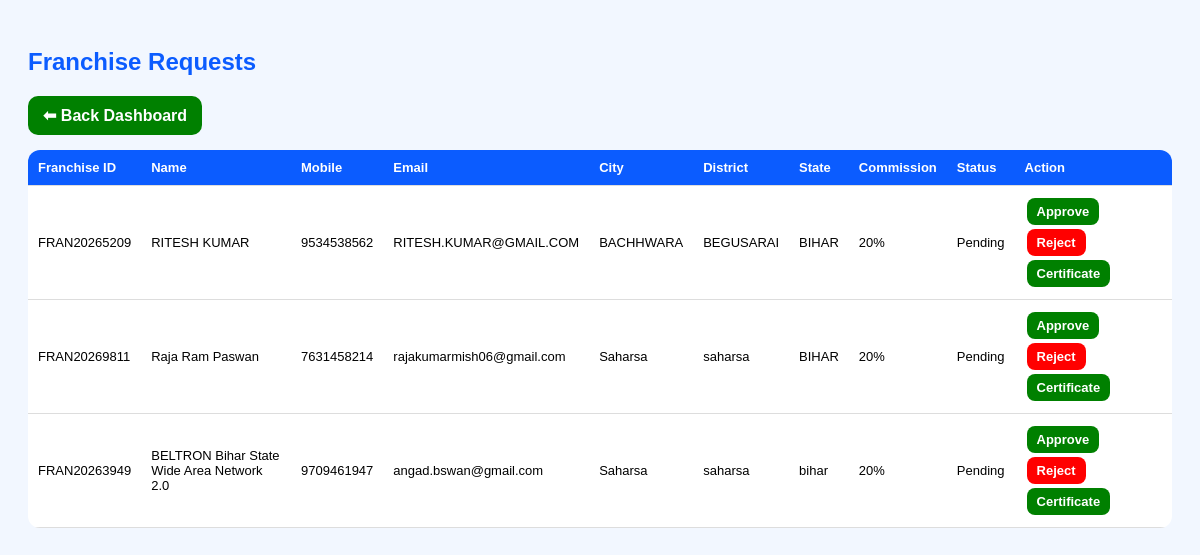
/admin/franchise_list.php (signed in), run on the app's committed database.
### tables this page shows
CREATE TABLE `franchise` (
  `id` int(11) NOT NULL,
  `franchise_id` varchar(50) NOT NULL,
  `institute_reg_id` varchar(100) DEFAULT NULL,
  `name` varchar(200) NOT NULL,
  `mobile` varchar(20) NOT NULL,
  `email` varchar(150) DEFAULT NULL,
  `city` varchar(100) NOT NULL,
  `district` varchar(100) NOT NULL,
  `state` varchar(100) NOT NULL,
  `space` varchar(100) DEFAULT NULL,
  `investment` varchar(100) DEFAULT NULL,
  `message` text DEFAULT NULL,
  `password` varchar(255) NOT NULL,
  `status` varchar(20) DEFAULT 'Pending',
  `commission_percent` int(11) DEFAULT 20,
  `certificate_no` varchar(100) DEFAULT NULL,
  `created_at` timestamp NOT NULL DEFAULT current_timestamp(),
  `pdf` varchar(255) DEFAULT NULL
);

### admin/franchise_list.php (the view, shortened to what this page needs)
<?php
include("../db.php");
$res = $conn->query("SELECT * FROM franchise ORDER BY id DESC");
?>
<!DOCTYPE html>
<html>
<head>
</head>
<body>
<h2>Franchise Requests</h2>
<a class="back" href="dashboard.php">⬅ Back Dashboard</a>
<table>
<tr>
  <th>Franchise ID</th>
  <th>Name</th>
  <th>Mobile</th>
  <th>Email</th>
  <th>City</th>
  <th>District</th>
  <th>State</th>
  <th>Commission</th>
  <th>Status</th>
  <th>Action</th>
</tr>
<?php while($row = $res->fetch_assoc()) { ?>
<tr>
  <td><?= htmlspecialchars($row['franchise_id']) ?></td>
  <td><?= htmlspecialchars($row['name']) ?></td>
  <td><?= htmlspecialchars($row['mobile']) ?></td>
  <td><?= htmlspecialchars($row['email']) ?></td>
  <td><?= htmlspecialchars($row['city']) ?></td>
  <td><?= htmlspecialchars($row['district']) ?></td>
  <td><?= htmlspecialchars($row['state']) ?></td>
  <td><?= htmlspecialchars($row['commission_percent']) ?>%</td>
  <td><?= htmlspecialchars($row['status']) ?></td>
  <td>
    <a class="btn" href="franchise_status.php?id=<?= urlencode($row['id']) ?>&status=Approved">Approve</a>
    <a class="btn red" href="franchise_status.php?id=<?= urlencode($row['id']) ?>&status=Rejected">Reject</a>
    <a class="btn" href="generate_franchise_certificate.php?id=<?= urlencode($row['id']) ?>">
      Certificate
    </a>
  </td>
</tr>
<?php } ?>
</table>
</body>
</html>

### admin/franchise_list.php (style rules this page uses)
body { font-family:Arial;background:#f2f7ff;padding:20px; }
h2 { color:#0b5cff; }
table { width:100%;border-collapse:collapse;background:white;border-radius:12px;overflow:hidden; }
th,td { padding:10px;border-bottom:1px solid #ddd;text-align:left;font-size:13px; }
th { background:#0b5cff;color:white; }
a.btn { padding:6px 10px;background:green;color:white;text-decoration:none;border-radius:8px;font-weight:bold;display:inline-block;margin:2px; }
a.btn.red { background:red; }
a.back { display:inline-block;margin-bottom:15px;padding:10px 15px;background:green;color:white;text-decoration:none;border-radius:10px;font-weight:bold; }

### data on the page
franchise: franchise "FRAN20265209", name "RITESH KUMAR", mobile "9534538562", email "RITESH.KUMAR@GMAIL.COM", city "BACHHWARA", district "BEGUSARAI", state "BIHAR", commission_percent "20", status "Pending"
franchise: franchise "FRAN20269811", name "Raja Ram Paswan", mobile "7631458214", email "rajakumarmish06@gmail.com", city "Saharsa", district "saharsa", state "BIHAR", commission_percent "20", status "Pending"
franchise: franchise "FRAN20263949", name "BELTRON Bihar State Wide Area Network 2.0", mobile "9709461947", email "angad.bswan@gmail.com", city "Saharsa", district "saharsa", state "bihar", commission_percent "20", status "Pending"
